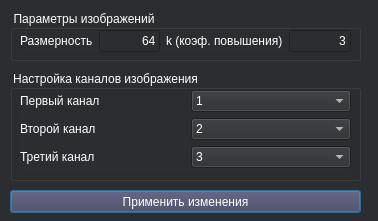
<?xml version="1.0" encoding="UTF-8"?>
<ui version="4.0">
 <class>Dialog</class>
 <widget class="QDialog" name="Dialog">
  <property name="geometry">
   <rect>
    <x>0</x>
    <y>0</y>
    <width>378</width>
    <height>221</height>
   </rect>
  </property>
  <property name="windowTitle">
   <string>Dialog</string>
  </property>
  <property name="styleSheet">
   <string notr="true">background-color: rgb(43, 45, 48);</string>
  </property>
  <widget class="QGroupBox" name="groupBox">
   <property name="geometry">
    <rect>
     <x>10</x>
     <y>10</y>
     <width>351</width>
     <height>51</height>
    </rect>
   </property>
   <property name="styleSheet">
    <string notr="true">color: white</string>
   </property>
   <property name="title">
    <string>Параметры изображений</string>
   </property>
   <widget class="QWidget" name="">
    <property name="geometry">
     <rect>
      <x>10</x>
      <y>20</y>
      <width>331</width>
      <height>22</height>
     </rect>
    </property>
    <layout class="QHBoxLayout" name="horizontalLayout">
     <item>
      <widget class="QLabel" name="label">
       <property name="text">
        <string>Размерность</string>
       </property>
      </widget>
     </item>
     <item>
      <widget class="QLineEdit" name="lineEdit">
       <property name="text">
        <string>64</string>
       </property>
       <property name="alignment">
        <set>Qt::AlignRight|Qt::AlignTrailing|Qt::AlignVCenter</set>
       </property>
      </widget>
     </item>
     <item>
      <widget class="QLabel" name="label_2">
       <property name="text">
        <string>k (коэф. повышения)</string>
       </property>
      </widget>
     </item>
     <item>
      <widget class="QLineEdit" name="lineEdit_2">
       <property name="text">
        <string>3</string>
       </property>
       <property name="alignment">
        <set>Qt::AlignRight|Qt::AlignTrailing|Qt::AlignVCenter</set>
       </property>
      </widget>
     </item>
    </layout>
   </widget>
  </widget>
  <widget class="QGroupBox" name="groupBox_2">
   <property name="geometry">
    <rect>
     <x>10</x>
     <y>70</y>
     <width>351</width>
     <height>111</height>
    </rect>
   </property>
   <property name="styleSheet">
    <string notr="true">color: white</string>
   </property>
   <property name="title">
    <string>Настройка каналов изображения</string>
   </property>
   <widget class="QWidget" name="">
    <property name="geometry">
     <rect>
      <x>10</x>
      <y>20</y>
      <width>331</width>
      <height>81</height>
     </rect>
    </property>
    <layout class="QVBoxLayout" name="verticalLayout">
     <item>
      <layout class="QHBoxLayout" name="horizontalLayout_2">
       <property name="spacing">
        <number>10</number>
       </property>
       <item>
        <widget class="QLabel" name="label_3">
         <property name="text">
          <string>Первый канал</string>
         </property>
        </widget>
       </item>
       <item>
        <widget class="QComboBox" name="comboBox">
         <property name="styleSheet">
          <string notr="true">color: white</string>
         </property>
         <item>
          <property name="text">
           <string>1</string>
          </property>
         </item>
         <item>
          <property name="text">
           <string>2</string>
          </property>
         </item>
         <item>
          <property name="text">
           <string>3</string>
          </property>
         </item>
        </widget>
       </item>
      </layout>
     </item>
     <item>
      <layout class="QHBoxLayout" name="horizontalLayout_3">
       <property name="spacing">
        <number>10</number>
       </property>
       <item>
        <widget class="QLabel" name="label_4">
         <property name="text">
          <string>Второй канал</string>
         </property>
        </widget>
       </item>
       <item>
        <widget class="QComboBox" name="comboBox_2">
         <property name="styleSheet">
          <string notr="true">color: white</string>
         </property>
         <item>
          <property name="text">
           <string>2</string>
          </property>
         </item>
         <item>
          <property name="text">
           <string>3</string>
          </property>
         </item>
         <item>
          <property name="text">
           <string>1</string>
          </property>
         </item>
        </widget>
       </item>
      </layout>
     </item>
     <item>
      <layout class="QHBoxLayout" name="horizontalLayout_4">
       <property name="spacing">
        <number>10</number>
       </property>
       <item>
        <widget class="QLabel" name="label_5">
         <property name="text">
          <string>Третий канал</string>
         </property>
        </widget>
       </item>
       <item>
        <widget class="QComboBox" name="comboBox_3">
         <property name="styleSheet">
          <string notr="true">color: white</string>
         </property>
         <item>
          <property name="text">
           <string>3</string>
          </property>
         </item>
         <item>
          <property name="text">
           <string>1</string>
          </property>
         </item>
         <item>
          <property name="text">
           <string>2</string>
          </property>
         </item>
        </widget>
       </item>
      </layout>
     </item>
    </layout>
   </widget>
  </widget>
  <widget class="QPushButton" name="pushButton">
   <property name="geometry">
    <rect>
     <x>10</x>
     <y>190</y>
     <width>351</width>
     <height>23</height>
    </rect>
   </property>
   <property name="styleSheet">
    <string notr="true">background-color: rgb(73, 62, 89);
color:white</string>
   </property>
   <property name="text">
    <string>Применить изменения</string>
   </property>
  </widget>
 </widget>
 <resources/>
 <connections/>
</ui>
